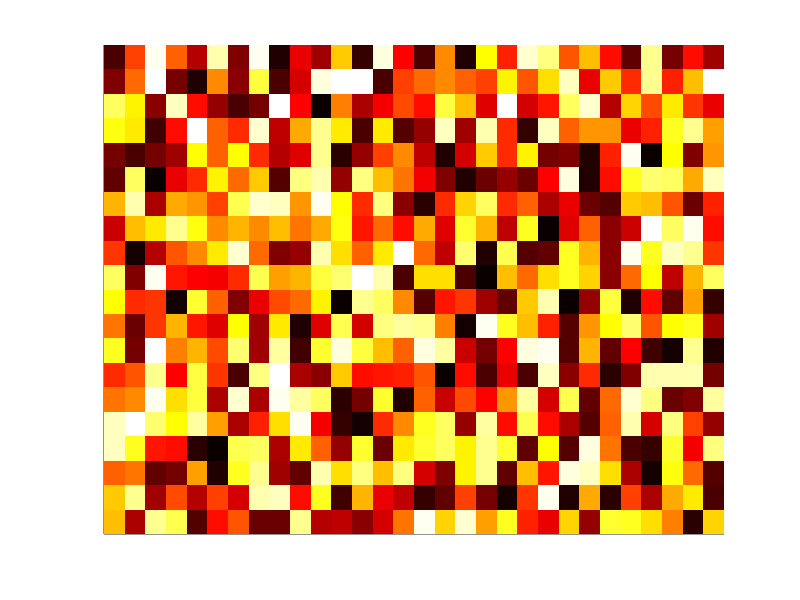

Write MATLAB code to recreate this figure. (Note: this script raises an error after producing the figure.)
function [ fig ] = FIG_heatMap( soln, isDel, maxF )
% FIG_heatMaps(soln, isDel, maxF) plots the heatmap for the desired or delivered
% fluence map
%
% Input:
%   o soln - structure matrix containing the optimization results,
%            where each row corresponds to a leaf pair (see one of the
%            MAIN_*.m files)
%   o isDel - 1 if for delivered map, 0 for desired map
%   o maxF - heatmap colorscale upper bound
%
% Output:
%   o fig - figure handle (figure displayed)
%
% Note: assmues fluence grid is the same across the rows the map

% Error handling
if nargin == 0
    warning('No inputs specified. Example used.')
    isDel = 0;
    for row = 1 : 20
        soln(1,row).target.xGrid = 1:30;
        soln(1,row).target.fGrid = rand(1,30)*20;
        soln(1,row).target.dx = 1;
        maxF = 30;
    end
end

try % Retrieve information
    n = numel(soln); % #leaf pairs
    thegrid = soln(1,1).target.xGrid;
    m = length(thegrid); %#bixels
    
    % Convert to matrix form
    f = zeros(n,m); % fluence map
    for row = 1 : n
        rsoln = soln(1,row);
        if isDel == 1
            f(row,:) = rsoln.target.fSoln; % target
        else % isDel == 0
            f(row,:) = rsoln.target.fGrid; % delivered
        end
    end

catch
    error('Error catched. Probalby the input does not have the required format.')
end

% Setup figure
fig = figure;
hold on
set(fig,'color','w');
set(gca,'xtick',[],'ytick',[]);

% Heatmap
colormap('hot')
clims = [0,maxF];
imagesc(f,clims);

axis([0.5 m+0.5 0.5 n+0.5]);
bWidth = 15;
bHeight = 15;
fWidth = m * bWidth;
fHeight = n * bHeight;
fig.Position = [420.00 378.00 fWidth fHeight];
end